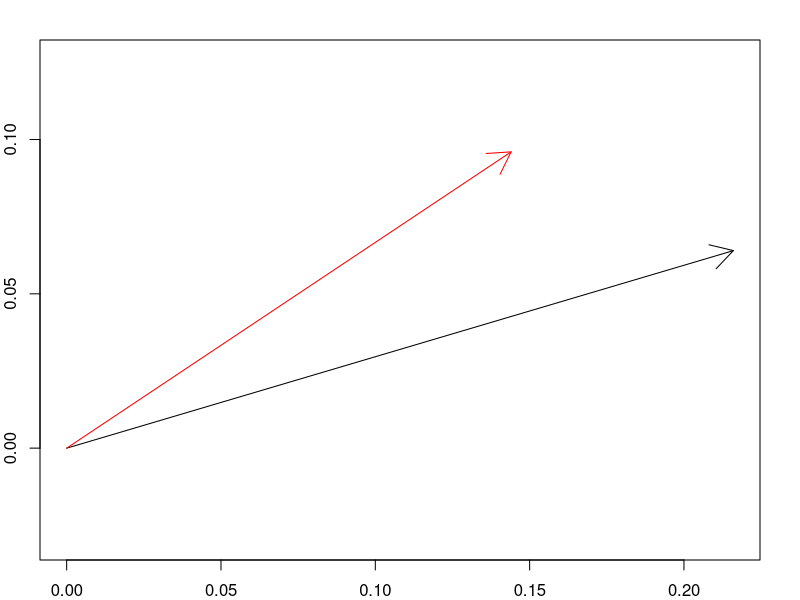

This chart was generated by the following R code:
## ---- chunk 1
### knitr and R options (packages, ...)
# echo=FALSE not to display R chunk in slides. Set to TRUE if necessary.
knitr::opts_chunk$set(echo = FALSE)
# tidy R chunks.
knitr::opts_chunk$set(tidy=TRUE, tidy.opts=list(blank=FALSE, width.cutoff=50))
# R console width
options(width=50)
# Plot margins
par(mar = c(2, 2, 2, 2))
# Installation des packages si nécessaire et chargement
Library <- function(Packages) {
  InstallAndLoad <- function(Package) {
    if (!Package %in% installed.packages()[, 1]) {install.packages(Package, repos="https://cran.rstudio.com/")}
    require(Package, character.only = TRUE)
  }
  invisible(sapply(Packages, InstallAndLoad))
}
# Ajouter les packages nécessaires ici
Library(c("kableExtra", "tidyverse"))
# Set ggplotting to bw plot default, but with transparent background elements.  
theme_set(theme_bw(base_size=12))
theme_update(panel.background = element_rect(fill = "transparent", colour = NA),
             plot.background = element_rect(fill = "transparent", colour = NA))
knitr::opts_chunk$set(dev.args=list(bg="transparent"))
# Tibbles: 5 lines, fit to slide width
options(tibble.print_min = 5, tibble.width = 50)
## ---- chunk 2
plot(x=c(0, (1-.4)^3, .4*(1-.4)^2), y=c(0, (1-.6)^3, .6*(1-.6)^2), type="n", xlab="", ylab="", asp=1)
arrows(0, 0, (1-0.4)^3, (1-0.6)^3)
arrows(0, 0, .4*(1-.4)^2, .6*(1-.6)^2, col="red")
